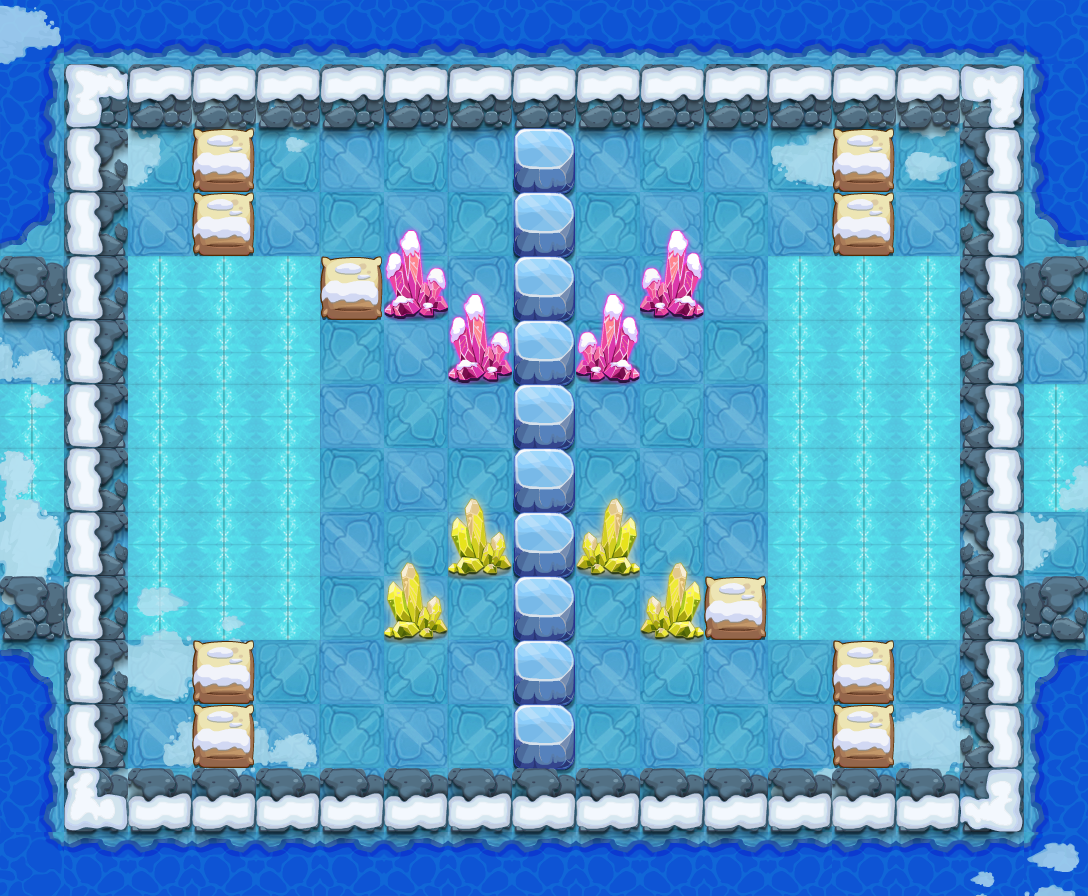

This game map was drawn from its Tiled (.tmx) file and the tilesets committed beside it. A one-line description and the trimmed map source follow:
An orthogonal 17x14 tile map with 64x64 px tiles, 11 tile layers (PASS, 块层 2, 块层 17, 块层 16, ...) and 12 objects (8x TRAP, 3x xebjx3, PLAYER).

<map version="1.0" orientation="orthogonal" width="17" height="14" tilewidth="64" tileheight="64">
 <properties>
  <property name="DESTRY1" value="96" />
  <property name="DESTRY2" value="98" />
  <property name="DESTRY3" value="219" />
  <property name="DESTRY4" value="119" />
  <property name="DESTRY_COUNT" value="4" />
  <property name="EXP" value="1340" />
  <property name="ITEM" value="D052" />
  <property name="LOSE_SCRIPT" value="" />
  <property name="MONEY" value="2010" />
  <property name="START_SCRIPT" value="lv155" />
  <property name="WIN_SCRIPT" value="" />
 </properties>
 <tileset firstgid="1" name="jdbl2" tilewidth="64" tileheight="64">
  <image source="jdbl2-hd.png" width="1000" height="1000" />
 </tileset>
 <layer name="PASS" width="17" height="14">
  <data>[238 cells, 138 non-empty, 10 distinct tile ids]</data>
 </layer>
 <layer name="块层 2" width="17" height="14">
  <data>[238 cells, 144 non-empty, 13 distinct tile ids]</data>
 </layer>
 <layer name="块层 17" width="17" height="14">
  <data>[238 cells, 42 non-empty, 8 distinct tile ids]</data>
 </layer>
 <layer name="块层 16" width="17" height="14">
  <data>[238 cells, 74 non-empty, 4 distinct tile ids]</data>
 </layer>
 <layer name="块层 3" width="17" height="14">
  <data>[238 cells, 54 non-empty, 1 distinct tile ids]</data>
 </layer>
 <layer name="块层 4" width="17" height="14">
  <data>[238 cells, 50 non-empty, 2 distinct tile ids]</data>
 </layer>
 <layer name="块层 5" width="17" height="14">
  <data>[238 cells, 28 non-empty, 4 distinct tile ids]</data>
 </layer>
 <layer name="SHELTER 8" width="17" height="14">
  <data>[238 cells, 2 non-empty, 1 distinct tile ids]</data>
 </layer>
 <layer name="SHELTER 7" width="17" height="14">
  <data>[238 cells, 2 non-empty, 1 distinct tile ids]</data>
 </layer>
 <layer name="SHELTER 4" width="17" height="14">
  <data>[238 cells, 2 non-empty, 1 distinct tile ids]</data>
 </layer>
 <layer name="SHELTER 3" width="17" height="14">
  <data>[238 cells, 2 non-empty, 1 distinct tile ids]</data>
 </layer>
 <objectgroup name="对象层 1" width="34" height="28">
  <object name="PLAYER" type="PLAYER" x="448" y="384" width="64" height="64" />
  <object name="xebjx3" x="448" y="640" width="64" height="64">
   <properties>
    <property name="buff_type" value="ice_shell" />
    <property name="lua_ai" value="monster_xebjx_ai" />
    <property name="quality" value="xebjx3.quality" />
   </properties>
  </object>
  <object name="xebjx3" x="576" y="640" width="64" height="64">
   <properties>
    <property name="buff_type" value="ice_shell" />
    <property name="lua_ai" value="monster_xebjx_ai" />
    <property name="quality" value="xebjx3.quality" />
   </properties>
  </object>
  <object name="xebjx3" x="576" y="192" width="64" height="64">
   <properties>
    <property name="buff_type" value="ice_shell" />
    <property name="lua_ai" value="monster_xebjx_ai" />
    <property name="quality" value="xebjx3.quality" />
   </properties>
  </object>
  <object name="staff_driger_control" type="TRAP" x="0" y="832" width="64" height="64">
   <properties>
    <property name="trap_delay" value="10" />
    <property name="trap_id" value="0" />
    <property name="trap_script" value="trap(&quot;staff_driger&quot;):setOpened(true);" />
    <property name="trap_start_mode" value="2" />
    <property name="trap_state" value="open" />
   </properties>
  </object>
  <object name="staff_driger" type="TRAP" x="448" y="256" width="64" height="64">
   <properties>
    <property name="trap_ani" value="driger.actor" />
    <property name="trap_floor" value="true" />
    <property name="trap_id" value="0" />
    <property name="trap_script" value="target(&quot;PLAYER&quot;):setCurrentUseSkill(  make_fire_staff_skill()  );target(&quot;PLAYER&quot;):setEffectAnimateName(&quot;find_player.ani&quot;);trap(&quot;staff_driger&quot;):setOpened(false)" />
    <property name="trap_start_mode" value="0" />
    <property name="trap_state" value="open" />
   </properties>
  </object>
  <object name="mp1" type="TRAP" x="384" y="320" width="64" height="64">
   <properties>
    <property name="trap_ani" value="mp.actor" />
    <property name="trap_floor" value="true" />
    <property name="trap_id" value="0" />
    <property name="trap_script" value="trap_moveto(&quot;PLAYER&quot;, &quot;mp1&quot;,target(&quot;mp2&quot;):getX(),target(&quot;mp2&quot;):getY() );" />
    <property name="trap_sound_id" value="1" />
    <property name="trap_start_mode" value="0" />
    <property name="trap_state" value="open" />
   </properties>
  </object>
  <object name="mp2" type="TRAP" x="640" y="512" width="64" height="64">
   <properties>
    <property name="trap_ani" value="mp.actor" />
    <property name="trap_floor" value="true" />
    <property name="trap_id" value="0" />
    <property name="trap_script" value="trap_moveto(&quot;PLAYER&quot;, &quot;mp2&quot;,target(&quot;mp1&quot;):getX(),target(&quot;mp1&quot;):getY() );" />
    <property name="trap_sound_id" value="1" />
    <property name="trap_start_mode" value="0" />
    <property name="trap_state" value="open" />
   </properties>
  </object>
  <object name="ice_road" type="TRAP" x="128" y="256" width="192" height="384">
   <properties>
    <property name="lua_ai" value="ice_road_ai" />
   </properties>
  </object>
  <object name="ice_road" type="TRAP" x="768" y="256" width="192" height="384">
   <properties>
    <property name="lua_ai" value="ice_road_ai" />
   </properties>
  </object>
  <object name="zi_dan_down1" type="TRAP" x="768" y="128" width="64" height="64">
   <properties>
    <property name="trap_ani" value="fire_cat_down.actor" />
    <property name="trap_delay" value="2" />
    <property name="trap_id" value="0" />
    <property name="trap_script" value="trap(&quot;zi_dan_down1&quot;):setAtkPower(target(&quot;PLAYER&quot;):getHP()*0.1);trap(&quot;zi_dan_down1&quot;):turnDown(); trap(&quot;zi_dan_down1&quot;):getAI():getActions():addObject( AIUseSkill:create(   SkillLua:create(&quot;skill_0001&quot;)  )  );" />
    <property name="trap_start_mode" value="2" />
    <property name="trap_state" value="open" />
   </properties>
  </object>
  <object name="zi_dan_up1" type="TRAP" x="320" y="704" width="64" height="64">
   <properties>
    <property name="trap_ani" value="fire_cat_up.actor" />
    <property name="trap_delay" value="2" />
    <property name="trap_id" value="0" />
    <property name="trap_script" value="trap(&quot;zi_dan_up1&quot;):setAtkPower(target(&quot;PLAYER&quot;):getHP()*0.1);trap(&quot;zi_dan_up1&quot;):turnUp(); trap(&quot;zi_dan_up1&quot;):getAI():getActions():addObject( AIUseSkill:create(   SkillLua:create(&quot;skill_0001&quot;)  )  );" />
    <property name="trap_start_mode" value="2" />
    <property name="trap_state" value="open" />
   </properties>
  </object>
 </objectgroup>
</map>
